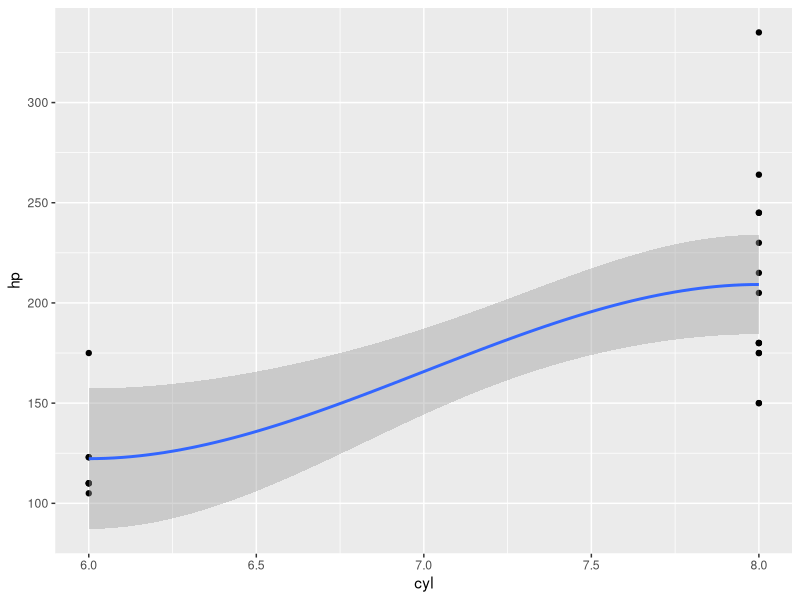

Write the R code that produced this figure.
library(dplyr)
library(ggplot2)

# filter
filtered_mtcars <- mtcars %>% 
  filter(cyl > 5) 

# plot
filtered_mtcars %>% 
  ggplot(aes(x = cyl, y = hp))+
  geom_point()+
  geom_smooth()
